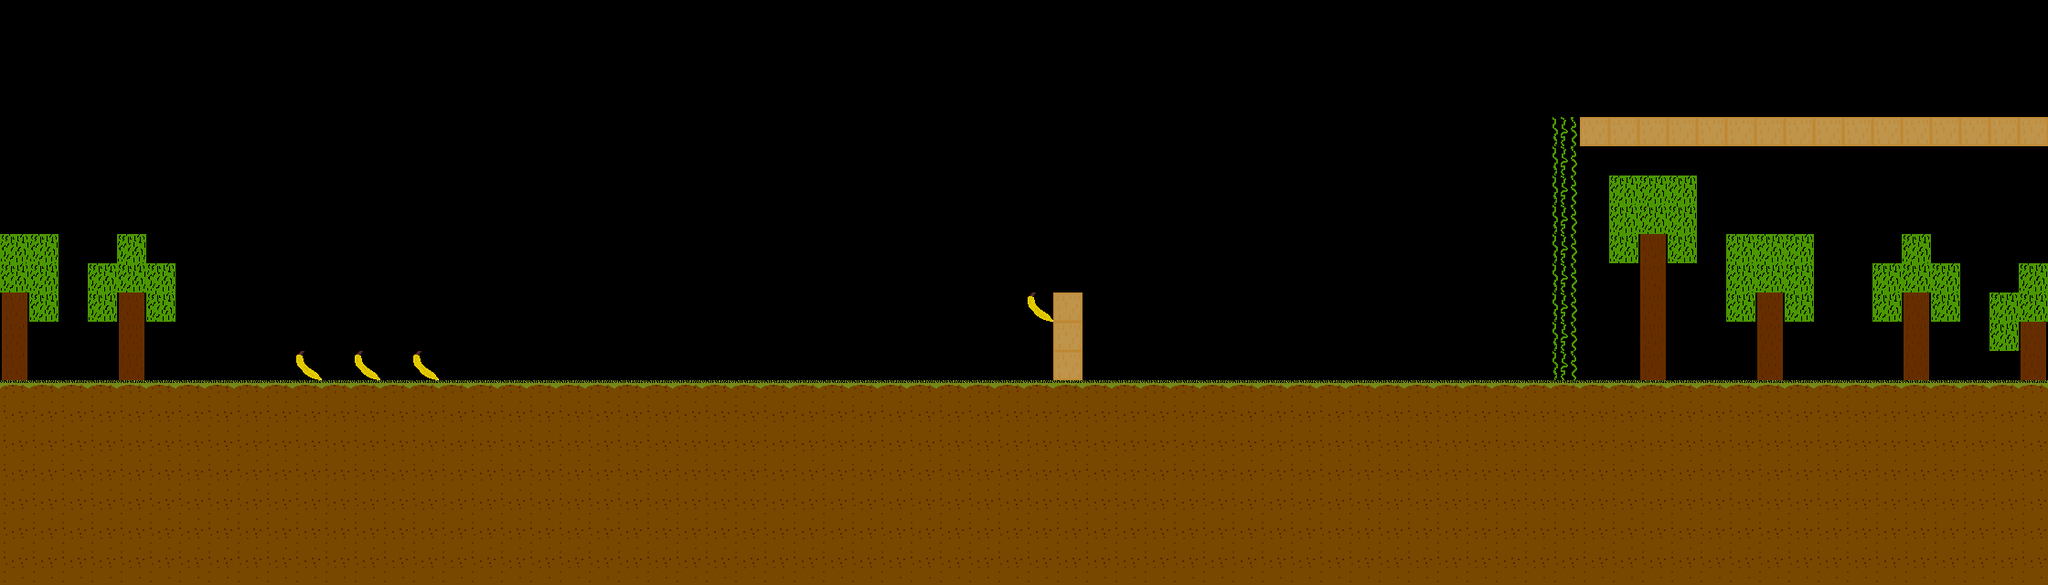

This is a level from a 2D game, rendered from its Tiled map with the project's own tilesets. A one-line summary and the map file follow, with tile-layer data summarised:
An orthogonal 70x20 tile map with 32x32 px tiles, 2 tile layers (collide, background).

<map version="1.0" orientation="orthogonal" width="70" height="20" tilewidth="32" tileheight="32">
 <tileset firstgid="1" name="tilemap" tilewidth="32" tileheight="32">
  <image source="../gfx/tilemap.png" width="320" height="64" />
 </tileset>
 <layer name="collide" width="70" height="20">
  <data>[1400 cells, 578 non-empty, 7 distinct tile ids]</data>
 </layer>
 <layer name="background" width="70" height="20">
  <data>[1400 cells, 0 non-empty, 0 distinct tile ids]</data>
 </layer>
</map>
